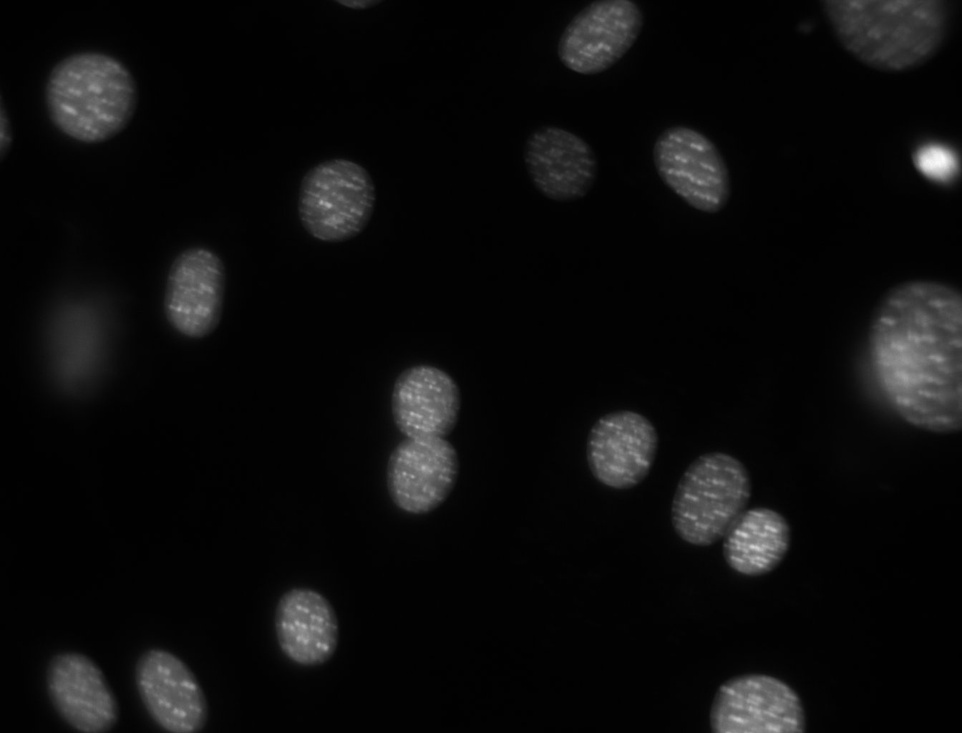
#> input picture test/dna.jpeg, 962 x 733 px, shrunk from 1344 x 1024 before the run
$ python ScipyTest1.py dna.jpeg   (Python 2 division)
#> lines starting #> are read from the running program, lines starting #| are printed output that depends on the picture
from PIL import Image
import os, sys

print sys.argv[0:]

im = Image.open("dna.jpeg")
#> im is the input picture: PIL image 962x733 L; min 0, max 251, mean 12.7
print im.format, im.size, im.mode
#| JPEG (962, 733) L
#im.show()
#print "%dx%d" % im.size, im.mode

print im.split()
#| (<PIL.Image.Image image mode=L size=962x733 at 0x7FA4A1A00990>,)

'''
box = (100, 100, 400, 400)
region = im.crop(box)
region = region.transpose(Image.ROTATE_180)
im.paste(region, box)

im.show()
'''

im1 = Image.open("face.png")
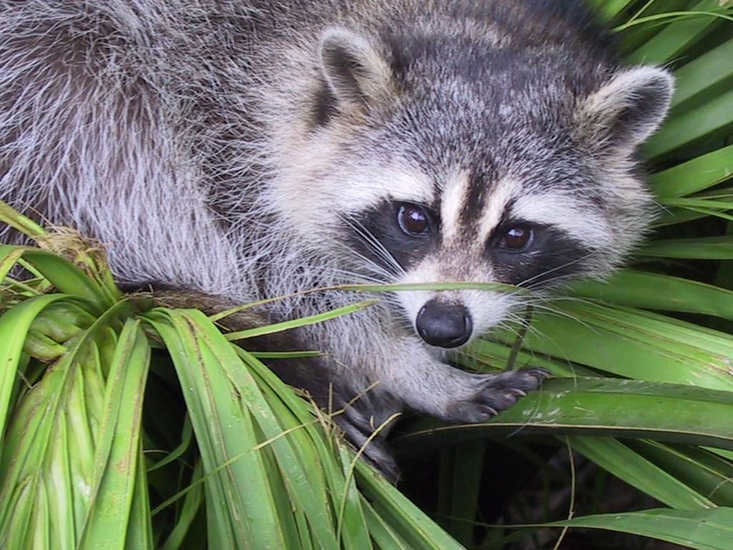
#> input picture test/face.png, 733 x 550 px, shrunk from 1024 x 768 before the run
#> im1 is the input picture: PIL image 733x550 RGB; mean R, G, B 110.7, 117.7, 102.1
print im1.format, im1.size, im1.mode
#| PNG (733, 550) RGB
im1.show()
print im1.split()
#| (<PIL.Image.Image image mode=L size=733x550 at 0x7FA4A2118D90>, <PIL.Image.Image image mode=L size=733x550 at 0x7FA4A1A02E90>, <PIL.Image.Image image mode=L size=733x550 at 0x7FA4A1A02ED0>)
r, g, b = im1.split()
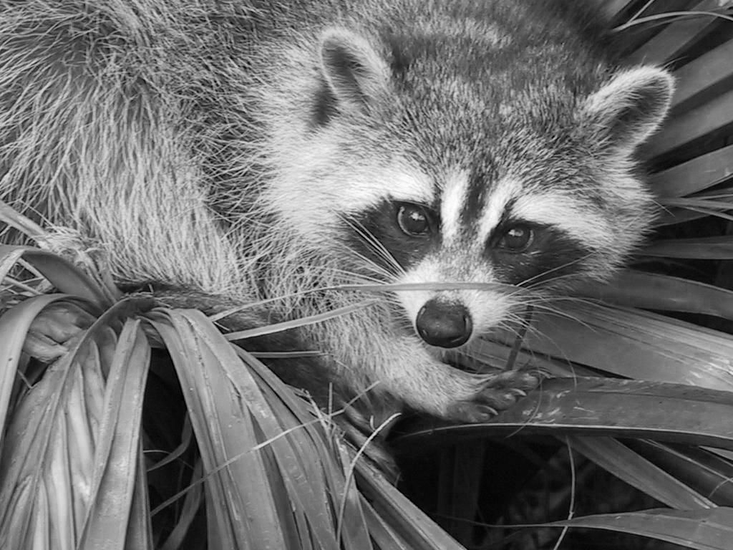
#> r: PIL image 733x550 L; min 0, max 255, mean 110.7
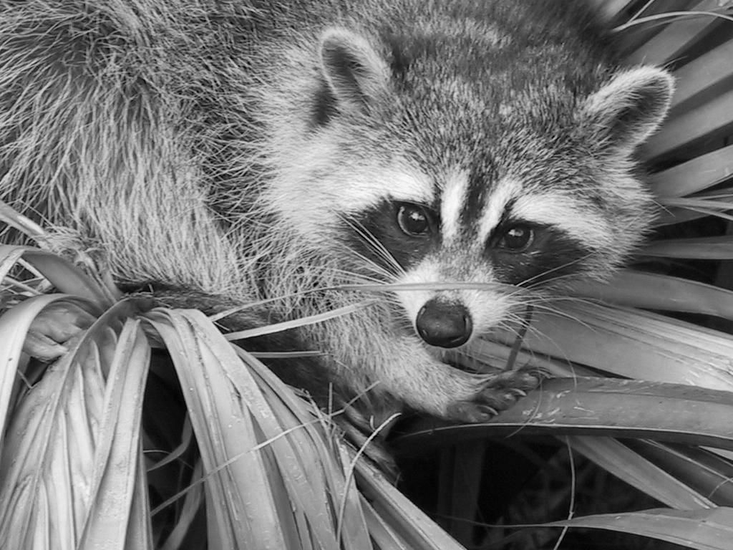
#> g: PIL image 733x550 L; min 0, max 250, mean 117.7
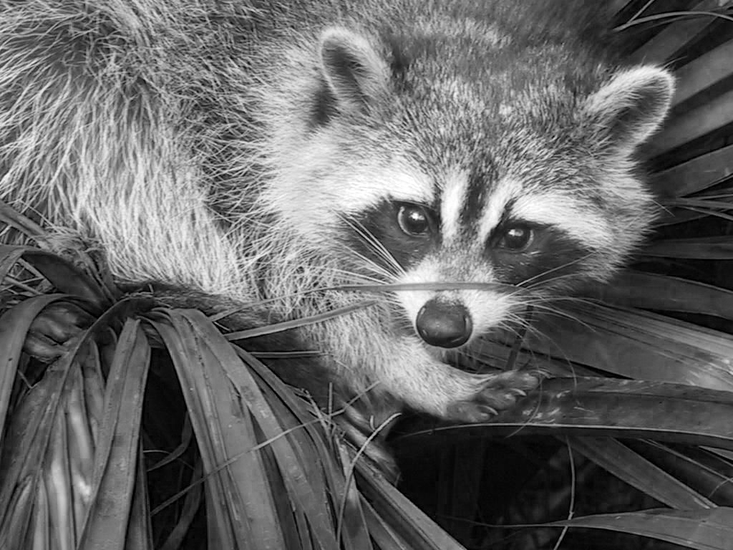
#> b: PIL image 733x550 L; min 0, max 255, mean 102.1
print r, g, b
#| <PIL.Image.Image image mode=L size=733x550 at 0x7FA4A1A02ED0> <PIL.Image.Image image mode=L size=733x550 at 0x7FA4A1A02E50> <PIL.Image.Image image mode=L size=733x550 at 0x7FA4A1A02FD0>
im1 = Image.merge("RGB", (b, g, r))
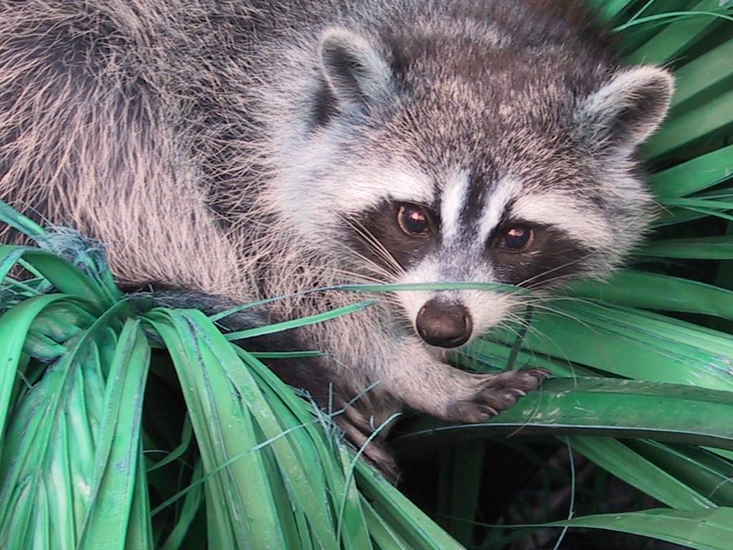
#> im1: PIL image 733x550 RGB; mean R, G, B 102.1, 117.7, 110.7
im1.show()


'''
pylab.imshow(im)
pylab.gray()
pylab.show()
'''
'''
plt.imshow(im)
plt.gray()
plt.show()
'''

'''
from PIL import Image
im = Image.open('face.png')

'''
